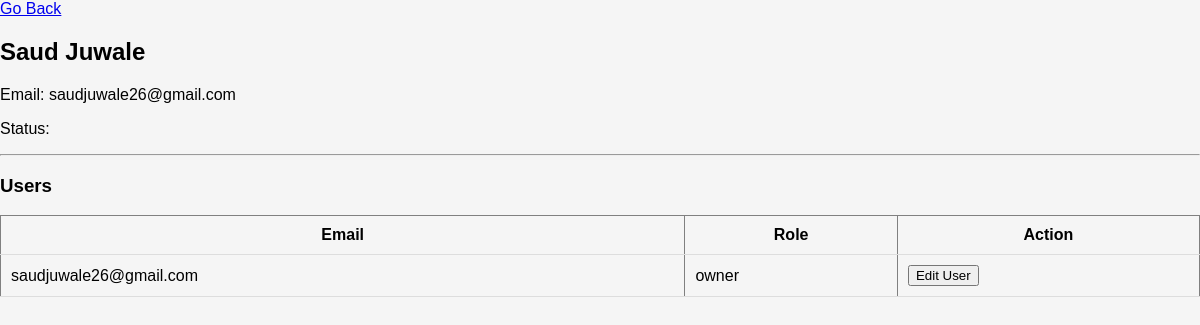
/accounts/tenant/11/ (signed in), run on the app's committed database.
### accounts/models.py (models this page shows, shortened)
class Tenant(models.Model):
    name = models.CharField(max_length=255)
    email = models.EmailField(unique=True)
    is_active = models.BooleanField(default=True)
    created_at = models.DateTimeField(auto_now_add=True)

class User(AbstractUser):
    tenant = models.ForeignKey(Tenant, on_delete=models.CASCADE, null=True, blank=True)
    role = models.CharField(
    max_length=20,
    choices=[
        ('owner', 'Owner'),
        ('admin', 'Admin'),
        ('agent', 'Agent'),
    ],
    default='agent'
)
    is_password_set = models.BooleanField(default=False)
    setup_token = models.CharField(max_length=255, null=True, blank=True)
    token_expiry = models.DateTimeField(null=True, blank=True)

### accounts/views.py (the view)
# urls.py: path('tenant/<int:id>/', views.tenant_detail, name='tenant_detail'),
def tenant_detail(request, id):
    if not request.user.is_superuser:
        return redirect('login')
    tenant = Tenant.objects.get(id=id)
    users = User.objects.filter(tenant=tenant)
    return render(request, 'dashboard/tenant_detail.html', {
        'tenant': tenant,
        'users': users
    })

### templates/dashboard/tenant_detail.html (shortened to what this page needs)
{% load static %}
<!DOCTYPE html>
<html lang="en">
<head>
    <link rel="stylesheet" href="{% static 'css/dashboard.css' %}">
    <link rel="stylesheet" href="{% static 'css/components.css' %}">
</head>
<body>
<a href="{% url 'superadmin' %}">Go Back</a>
<h2>{{ tenant.name }}</h2>
<p>Email: {{ tenant.email }}</p>
<p>Status: {{ tenant.status }}</p>
<hr>
<h3>Users</h3>
<table border="1">
    <tr>
        <th>Email</th>
        <th>Role</th>
        <th>Action</th>
    </tr>
    {% for user in users %}
    <tr>
        <td>{{ user.email }}</td>
        <td>{{ user.role }}</td>
        <td><button onclick="openEditModal('{{ user.id }}','{{ user.email }}')">Edit User</button>
        </td>
    </tr>
    {% endfor %}
</table>
</body>
</html>

### static/css/dashboard.css (style rules this page uses)
* { font-family:Verdana, Geneva, Tahoma, sans-serif; }
body { font-family: Arial; background: #f5f5f5; margin: 0; }
table { width: 100%; border-collapse: collapse; }
table th, table td { padding: 10px; border-bottom: 1px solid #ddd; }

### static/css/components.css (style rules this page uses)
body { font-family: Arial; background: #f5f5f5; margin: 0; }

### data on the page
Tenant: name "Saud Juwale", email "saudjuwale26@gmail.com"
User: email "saudjuwale26@gmail.com", role "owner"
